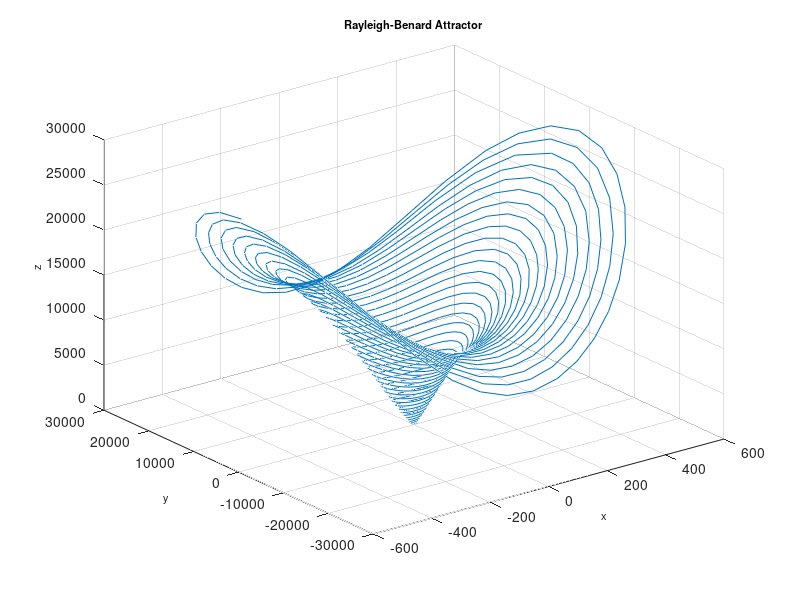

Source code (MATLAB):
function Rayleigh
%==========================================================================
% Matlab program to plot a phase portrait of the 3D chaotic system
%==========================================================================
clear
clc
clf
%==================== Parameters ==========================================
a =9; r=12; b=5;
%===================== Initial conditions =================================
initial=[-590, 1, 28000]; 
% =============== Solves ODEs =============================================
deq1=@(t,x) [-a*x(1)+a*x(2); r*x(1)-x(2)-x(1)*x(3); x(1)*x(2)-b*x(3)];
[~,sol] = ode45(deq1,[0, 100],initial);
%============= Runs simulation ============================================
    plot3(sol(:,1),sol(:,2),sol(:,3)),grid
    title('Rayleigh-Benard Attractor','fontsize',8)
    xlabel('x','fontsize',8)
    ylabel('y','fontsize',8)
    zlabel('z','fontsize',8)
%================= End of program =========================================